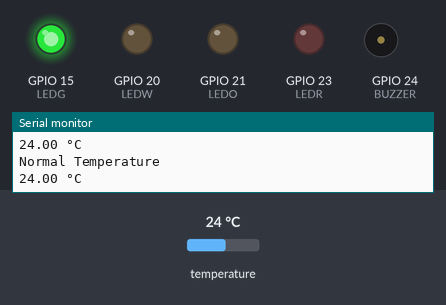
A sketch run on a simulated ESP32. Parts: output pins drawn as LEDs (lit = HIGH), buzzer (waves = sounding, pin HIGH), the last lines printed to the serial monitor. The test bench sets the inputs (shaded band); at power-on: temperature 24 °C.

Above: at 4.3 s.
4.4 s: temperature set to 10.7 °C
8.1 s: temperature set to 9.3 °C
At 10.1 s:
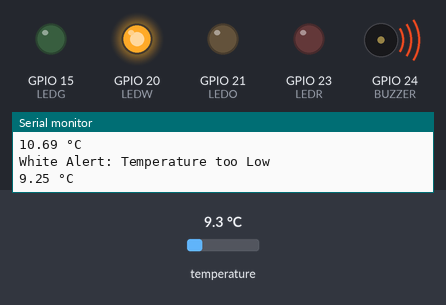
15.6 s: temperature set to 12 °C
At 17.0 s:
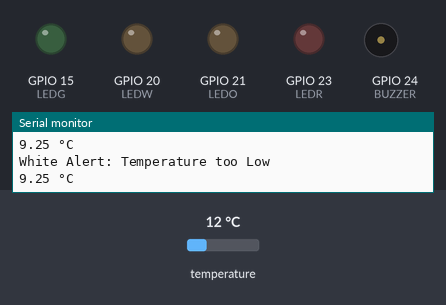
23.1 s: temperature set to 9 °C
At 27.1 s:
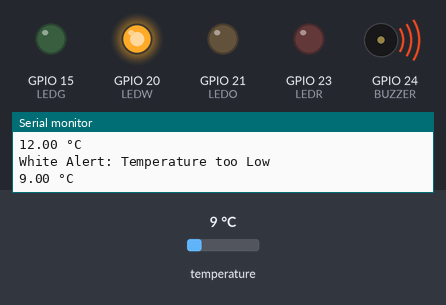
Timing chart, 0 to 31.6 s (numbered marks = the images above; inputs shaded):
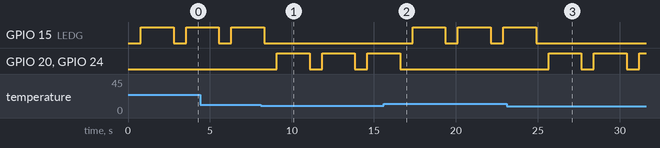

Measured:
- the behaviour switches between 10.1 and 10 °C on temperature (found by bisection; images 0 and 1)
- after the input at 8.1 s, GPIO 15 (LEDG): goes on until 8.3 s, then stays LOW; GPIO 20 (LEDW), GPIO 24 (BUZZER): alternates HIGH for 2.0 s and LOW for 0.76 s, starting after 0.97 s
- after the input at 15.6 s, GPIO 15 (LEDG): alternates HIGH for 2.0 s and LOW for 0.76 s, starting after 1.8 s; GPIO 20 (LEDW), GPIO 24 (BUZZER): goes on until 16.6 s, then stays LOW
- after the input at 23.1 s, GPIO 15 (LEDG): goes on until 24.9 s, then stays LOW; GPIO 20 (LEDW), GPIO 24 (BUZZER): alternates HIGH for 2.0 s and LOW for 0.76 s, starting after 2.6 s

The sketch:

esp32_temperature_alert.ino
```cpp
/*
  ESP32 Temperature Alert System
  --------------------------------
  This code uses a DallasTemperature sensor connected via OneWire protocol to read temperature.
  Based on the temperature range, it lights up different LEDs and activates a buzzer in critical situations.

  - Green LED: Normal temperature (10°C < temp <= 45°C)
  - Orange LED: High temperature (45°C < temp < 60°C)
  - Red LED + Buzzer: Critical temperature (temp >= 60°C)
  - White LED + Buzzer: Very low temperature (temp <= 10°C)
*/

#include <OneWire.h>
#include <DallasTemperature.h>

#define LEDR 23   // Red LED pin
#define LEDG 15   // Green LED pin
#define LEDW 20   // White LED pin
#define LEDO 21   // Orange LED pin
#define BUZZER 24 // Buzzer pin

#define TEMPERATURE 32 // Temperature sensor data pin

OneWire oneWire(TEMPERATURE);
DallasTemperature sensors(&oneWire);

void setup() {
  Serial.begin(115200);
  Serial.println("Hello, ESP32!");
  sensors.begin();

  pinMode(LEDR, OUTPUT);
  pinMode(LEDG, OUTPUT);
  pinMode(LEDW, OUTPUT);
  pinMode(LEDO, OUTPUT);
  pinMode(BUZZER, OUTPUT);
}

void loop() {
  digitalWrite(LEDR, LOW);
  digitalWrite(LEDG, LOW);
  digitalWrite(LEDW, LOW);
  digitalWrite(LEDO, LOW);
  digitalWrite(BUZZER, LOW);

  sensors.requestTemperatures();
  float tempC = sensors.getTempCByIndex(0);

  if (tempC > 45 && tempC < 60) {
    Serial.println("Orange Alert: Temperature too High");
    Serial.print(tempC);
    Serial.println(" °C");
    digitalWrite(LEDO, HIGH);
  }
  else if (tempC >= 60) {
    Serial.println("Red Alert: Temperature Extremely High (Non-survivable)");
    Serial.print(tempC);
    Serial.println(" °C");
    digitalWrite(LEDR, HIGH);
    digitalWrite(BUZZER, HIGH);
  }
  else if (tempC > 10 && tempC <= 45) {
    Serial.println("Normal Temperature");
    Serial.print(tempC);
    Serial.println(" °C");
    digitalWrite(LEDG, HIGH);
  }
  else if (tempC <= 10) {
    Serial.println("White Alert: Temperature too Low");
    Serial.print(tempC);
    Serial.println(" °C");
    digitalWrite(LEDW, HIGH);
    digitalWrite(BUZZER, HIGH);
  }

  delay(2000); // Wait 2 seconds before reading temperature again
}
```
